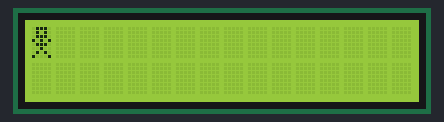
A sketch run on a simulated Arduino Uno, built with avr-gcc and run on an emulated ATmega328P. Parts: 16×2 character LCD.

Above: at 0.17 s.
At 1.17 s:
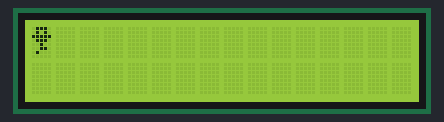

Measured:
- by itself, everything shown: repeats every 0.80 s, in 8 steps

The sketch:

running_robot.ino
```cpp
#include <Wire.h>
#include <LiquidCrystal_I2C.h>

// I2C LCD: 주소 0x27, 16칸 × 2줄
LiquidCrystal_I2C lcd(0x27, 16, 2);

// 로봇 애니메이션: 5×8 픽셀, 8프레임
byte robot[8][8] = {
  {
    B01110,
    B01010,
    B01110,
    B10101,
    B01110,
    B00100,
    B01010,
    B10001
  },
  {
    B01110,
    B01010,
    B01110,
    B00101,
    B11110,
    B00100,
    B01010,
    B01001
  },
  {
    B01110,
    B01010,
    B11111,
    B01110,
    B00100,
    B00110,
    B01000,
    B00000
  },
  {
    B01110,
    B01010,
    B01110,
    B10100,
    B01111,
    B00100,
    B01010,
    B10010
  },
  {
    B01110,
    B01010,
    B01110,
    B00101,
    B11110,
    B00100,
    B01010,
    B10001
  },
  {
    B01110,
    B01010,
    B01110,
    B10100,
    B01111,
    B00100,
    B01010,
    B01010
  },
  {
    B01110,
    B01010,
    B11111,
    B01110,
    B00100,
    B01100,
    B00010,
    B00000
  },
  {
    B01110,
    B01010,
    B01110,
    B10100,
    B01110,
    B00101,
    B01010,
    B10010
  }
};

const unsigned long frameInterval = 100; // 100ms마다 변경
unsigned long previousMillis = 0;
byte currentFrame = 0;

void setup() {
  lcd.init();
  lcd.backlight();
  lcd.clear();

  // Custom Character 8개 등록
  for (byte i = 0; i < 8; i++) {
    lcd.createChar(i, robot[i]);
  }

  // 첫째 줄, 첫 번째 칸에 출력
  lcd.setCursor(0, 0);
  lcd.write((uint8_t)currentFrame);

  previousMillis = millis();
}

void loop() {
  unsigned long currentMillis = millis();

  if (currentMillis - previousMillis >= frameInterval) {
    previousMillis = currentMillis;

    // 0~7 프레임 반복
    currentFrame = (currentFrame + 1) % 8;

    // 화면을 지우지 않고 첫 번째 칸만 갱신
    lcd.setCursor(0, 0);
    lcd.write((uint8_t)currentFrame);
  }
}
```
